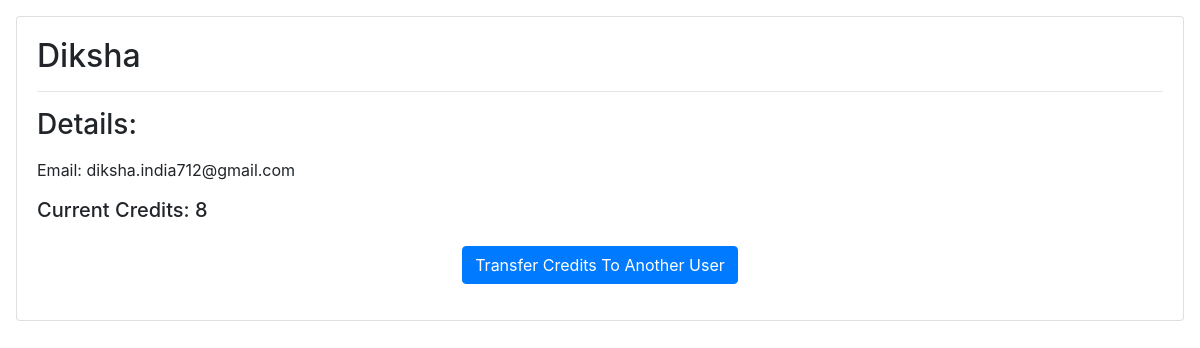
/user/Diksha, run on the app's committed database.
### manager/models.py (models this page shows, shortened)
class User(models.Model):
    name = models.CharField(max_length = 40)
    email = models.EmailField(max_length = 40)
    current_credit = models.IntegerField()

### manager/views.py (the view)
# urls.py: path('user/<str:name>', views.user, name='user'),
def user(request, name):
    users = User.objects.all()
    user = User.objects.filter(name = name).first()
    context = {
        'user':user,
        'users':users
    }
    return render(request, 'user.html', context)

### templates/user.html (shortened to what this page needs)
{% extends 'base.html' %}
{% load static %}
{% block body %}
<div class="card m-3">
    <div class="card-body">
        <h2>{{user.name}}</h2>
        <hr>
        <h3 class="my-3">Details:</h3>
        <p>Email: {{user.email}}</p>
        <h5>Current Credits: {{user.current_credit}}</h5>
        <div class="container text-center">
            <button class="btn btn-primary my-3" type="button" data-toggle="collapse" data-target="#details"
                aria-expanded="false" aria-controls="collapseExample" title="Transfer credits now!">
                Transfer Credits To Another User
            </button>
        </div>
    </div>
</div>
{% endblock body %}

### templates/base.html (shortened to what this page needs)
<!doctype html>
<html lang="en">
{% load static %}
  <head>
    <link rel="stylesheet" href="https://stackpath.bootstrapcdn.com/bootstrap/4.5.0/css/bootstrap.min.css">
  </head>
  <body>
    {% block body %}
    {% endblock body %}
  </body>
</html>

### templates/base.html (style rules this page uses)
body { background-image: url("https://papers.co/wallpaper/papers.co-na58-chicago-city-skyview-building-architecture-blocks-white-bw-36-3840x2400-4k-wallpaper.jpg"); background-position: fixed; background-repeat: no-repeat; background-size: 100%; background-overflow: hidden; }

### data on the page
User: name "Diksha", email "diksha.india712@gmail.com", current_credit "8"
